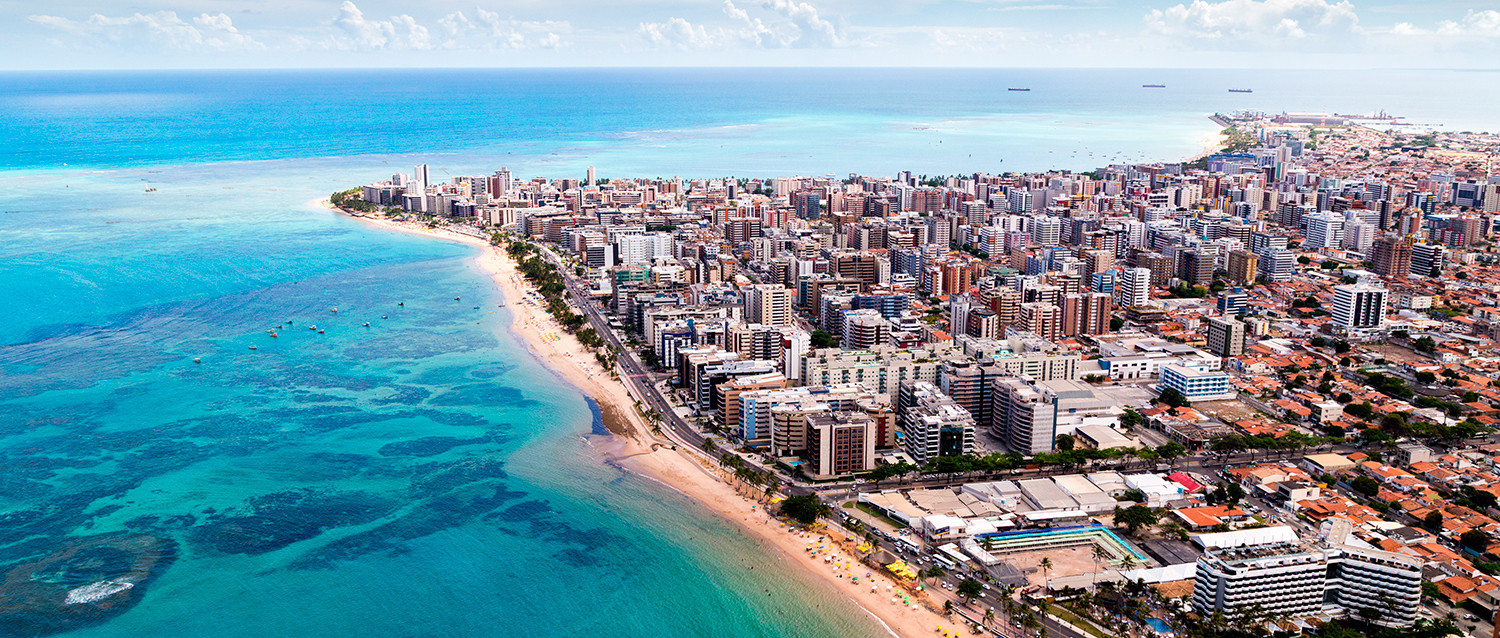
#> input picture images/maceio.jpg, 1500 x 638 px, found by its file name
$ jupyter execute --allow-errors fourier.ipynb
#> lines starting #> are read from the running program, lines starting #| are printed output that depends on the picture
<a href="https://colab.research.google.com/github/Jacques-Wolbeck/Processamento-Digital-Imagens-UFAL/blob/main/atividades/fourier/fourier.ipynb" target="_parent"></a>

[cell 1]
from google.colab import drive
from google.colab.patches import cv2_imshow
from matplotlib import pyplot as plt
from PIL import Image
import numpy as np
import cv2

drive.mount('/content/drive')

def fourierTransform(path):
  img = cv2.imread(path,0)
  f = np.fft.fft2(img)
  fshift = np.fft.fftshift(f)
  magnitude_spectrum = 20*np.log(np.abs(fshift))
  plt.subplot(121),plt.imshow(img, cmap = 'gray')
  plt.title('Input Image'), plt.xticks([]), plt.yticks([])
  plt.subplot(122),plt.imshow(magnitude_spectrum, cmap = 'gray')
  plt.title('Magnitude Spectrum'), plt.xticks([]), plt.yticks([])
  plt.show()

  rows, cols = img.shape
  crow,ccol = rows//2 , cols//2
  fshift[crow-30:crow+31, ccol-30:ccol+31] = 0
  f_ishift = np.fft.ifftshift(fshift)
  img_back = np.fft.ifft2(f_ishift)
  img_back = np.real(img_back)
  #plt.subplot(121),plt.imshow(img_back, cmap = 'gray')
  #plt.title('Image after HPF'), plt.xticks([]), plt.yticks([])
  #plt.subplot(122),
  plt.imshow(img_back)
  plt.title('Result in JET'), plt.xticks([]), plt.yticks([])
  plt.show()

fourierTransform('/content/drive/MyDrive/images/maceio.jpg')
#> in fourierTransform, `img = cv2.imread(path,0)`:
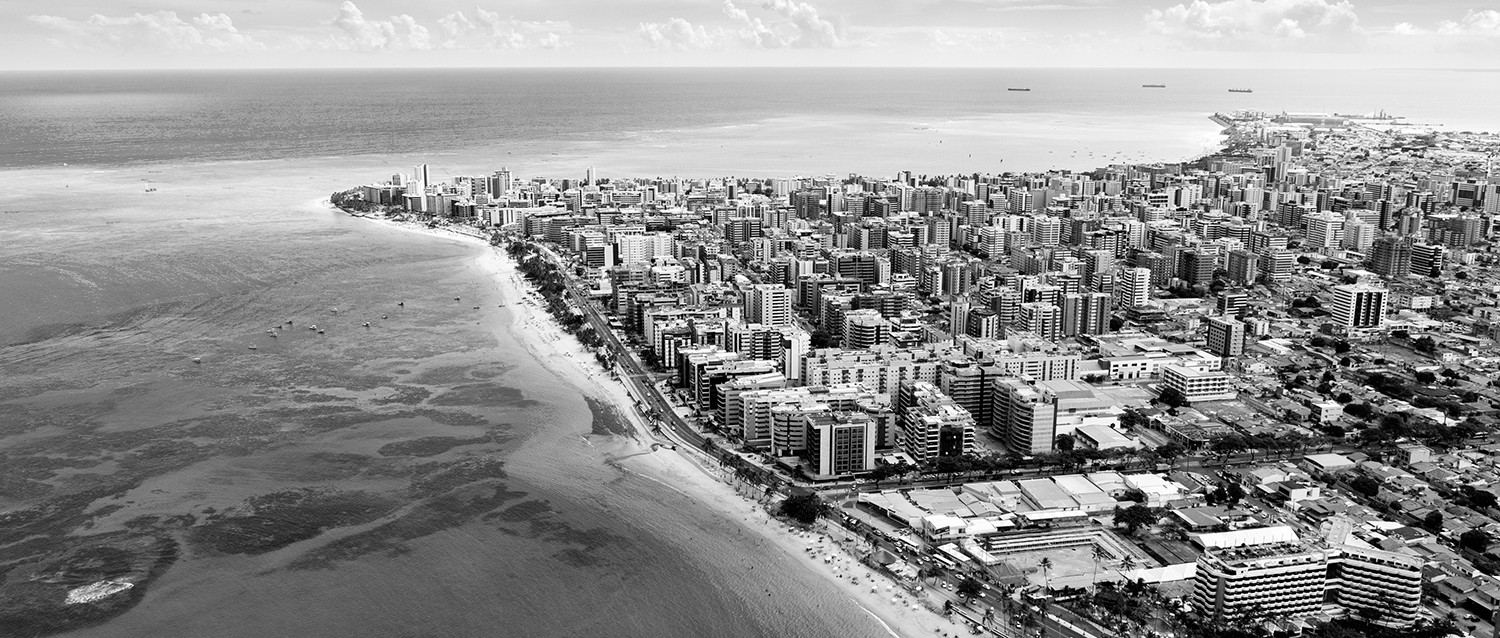
#> img: shape (638, 1500); min 0, max 255, mean 145
#> in fourierTransform, `magnitude_spectrum = 20*np.log(np.abs(fshift))`:
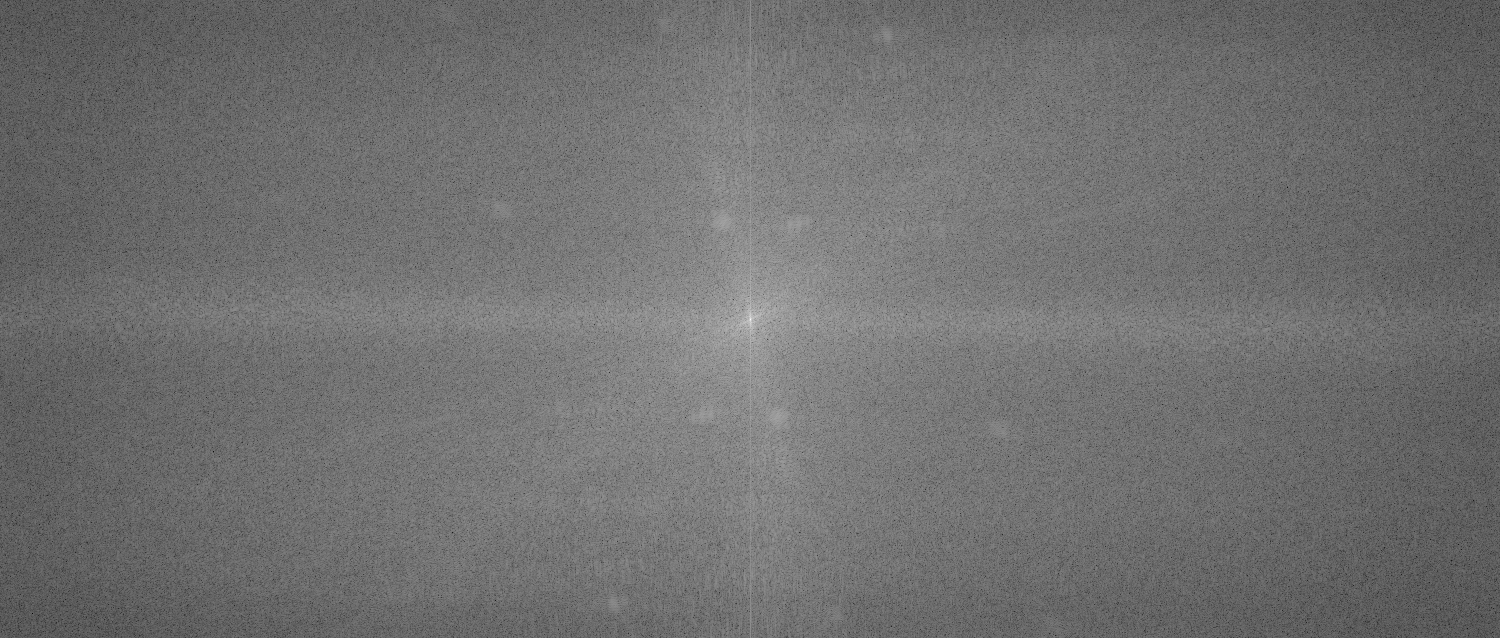
#> magnitude_spectrum: shape (638, 1500) float64; min 47.42, max 375, mean 191.8; drawn with min black and max white
#> in fourierTransform, `plt.show()`:
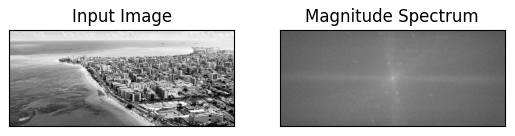
#> figure drawn by matplotlib, 2 panels
#> in fourierTransform, `img_back = np.real(img_back)`:
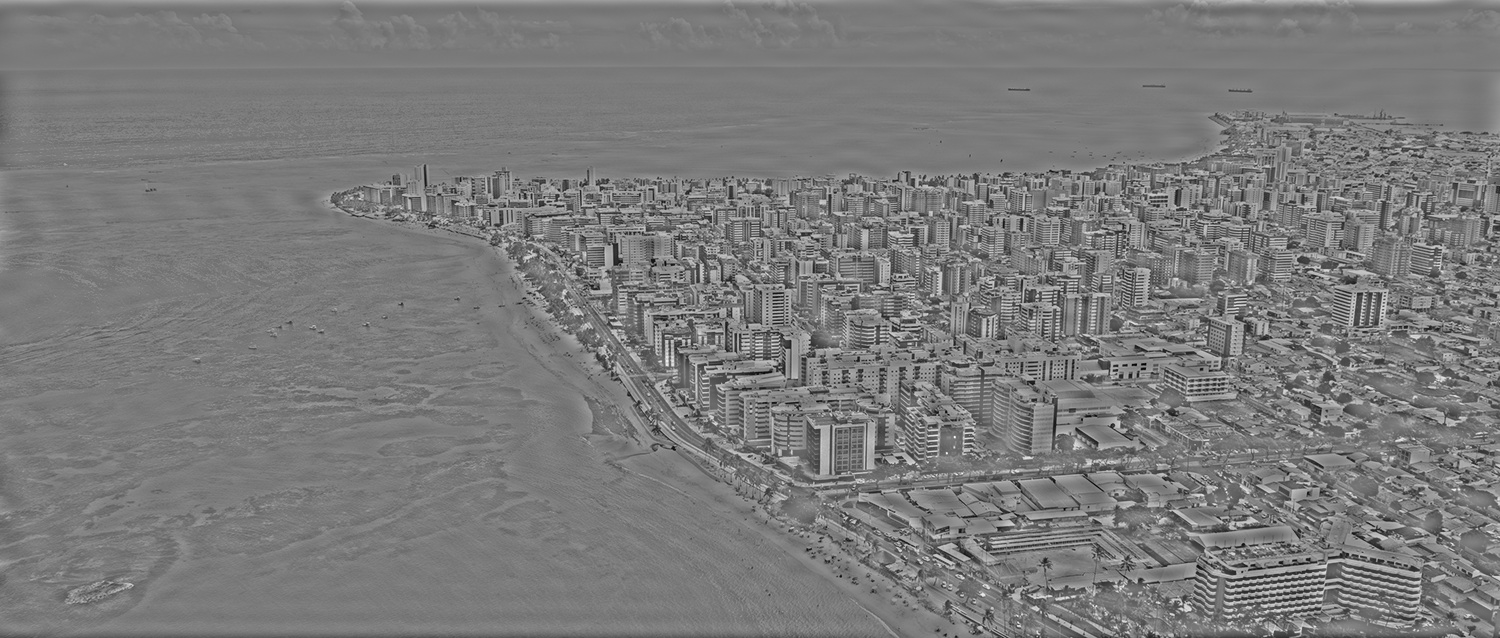
#> img_back: shape (638, 1500) float64; min -223.6, max 240.2, mean 0; drawn with min black and max white
#> (the rest of this cell did not finish here and is left out)

#> in readImage, orig is the input picture: shape (638, 1500, 3); mean B, G, R 166.1, 153.2, 121.3
#> in readImage, `orig = imutils.resize(orig, width=500)`:
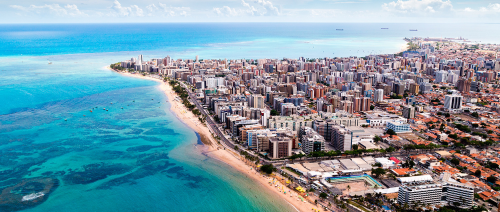
#> orig: shape (212, 500, 3); mean B, G, R 166, 153.2, 121.3
#> in readImage, `gray = cv2.cvtColor(orig, cv2.COLOR_BGR2GRAY)`:
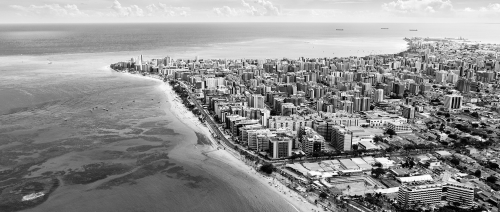
#> gray: shape (212, 500); min 1, max 254, mean 145.1
fourierTransform('/content/drive/MyDrive/images/earth.jpg')

[cell 2]
import imutils

def detect_blur_fft(image, size=60, thresh=10, vis=False):
#> called with size = 60, thresh = 10, vis = False
  (h, w) = image.shape
#> h = 212; w = 500
  (cX, cY) = (int(w / 2.0), int(h / 2.0))
#> cX = 250; cY = 106

  fft = np.fft.fft2(image)
  fftShift = np.fft.fftshift(fft)
  if vis:
		# compute the magnitude spectrum of the transform
    magnitude = 20 * np.log(np.abs(fftShift))
		# display the original input image
    (fig, ax) = plt.subplots(1, 2, )
    ax[0].imshow(image, cmap="gray")
    ax[0].set_title("Input")
    ax[0].set_xticks([])
    ax[0].set_yticks([])
		# display the magnitude image
    ax[1].imshow(magnitude, cmap="gray")
    ax[1].set_title("Magnitude Spectrum")
    ax[1].set_xticks([])
    ax[1].set_yticks([])

    plt.show()

  fftShift[cY - size:cY + size, cX - size:cX + size] = 0
  fftShift = np.fft.ifftshift(fftShift)
  recon = np.fft.ifft2(fftShift)
  magnitude = 20 * np.log(np.abs(recon))
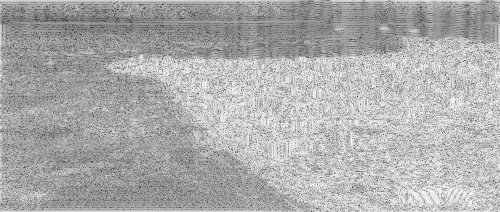
#> magnitude: shape (212, 500) float64; min -100, max 100, mean 35.6; drawn with min black and max white
  mean = np.mean(magnitude)
#> mean = 35.64
	# the image will be considered "blurry" if the mean value of the
	# magnitudes is less than the threshold value
  return (mean, mean <= thresh)

def readImage(path):
  orig = cv2.imread(path)
  orig = imutils.resize(orig, width=500)
  gray = cv2.cvtColor(orig, cv2.COLOR_BGR2GRAY)

  return gray

def showBlur(mean, blurry, img_gray):
  image = np.dstack([img_gray] * 3)
  color = (0, 0, 255) if blurry else (0, 255, 0)
  text = "Blurry ({:.4f})" if blurry else "Not Blurry ({:.4f})"
  text = text.format(mean)
  cv2.putText(image, text, (10, 25), cv2.FONT_HERSHEY_SIMPLEX, 0.7,
    color, 2)
  print("[INFO] {}".format(text))
  # show the output image
  cv2_imshow(image)
  cv2.waitKey(0)

[cell 3]
img1 = readImage('/content/drive/MyDrive/images/maceio.jpg')
# apply our blur detector using the FFT
(mean, blurry) = detect_blur_fft(img1)
#> mean = 35.64; blurry = False
showBlur(mean, blurry, img1)
#> in showBlur, `color = (0, 0, 255) if blurry else (0, 255, 0)`: color = (0, 255, 0)
#> in showBlur, `text = "Blurry ({:.4f})" if blurry else "Not Blurry ({:.4f})"`: text = 'Not Blurry ({:.4f})'
#> in showBlur, `text = text.format(mean)`: text = 'Not Blurry (35.6433)'
#> in showBlur, `cv2.putText(image, text, (10, 25), cv2.FONT_HERSHEY_SIMPLEX, 0.7, colo..`:
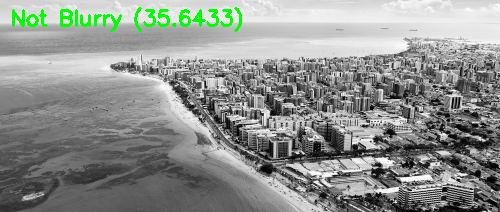
#> image: shape (212, 500, 3); mean of channels 0, 1, 2 141.8, 145.7, 141.8; drawn as B, G, R
#| [INFO] Not Blurry (35.6433)

#> (a cell that did not finish here is left out)

# apply our blur detector using the FFT
(mean, blurry) = detect_blur_fft(img2)
showBlur(mean, blurry, img2)

#> (a cell that did not finish here is left out)
